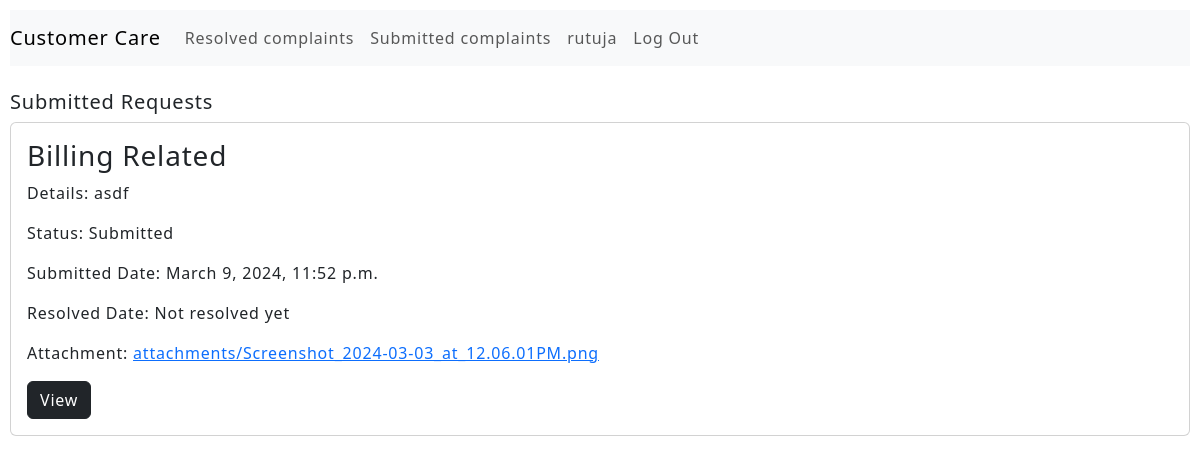
The page /submitted_requests (signed in) on the database its author committed.
### gas_service_app/models.py (models this page shows, shortened)
class ServiceRequest(models.Model):
    customer = models.ForeignKey(Customer, on_delete=models.CASCADE, related_name="service_request")
    request_type = models.CharField(max_length=100, choices=SERVICE_TYPES)
    details = models.TextField()
    attachment = models.FileField(upload_to='attachments', blank=True, null=True)
    status = models.CharField(max_length=20, choices=STATUS, default="Submitted")
    submitted_at = models.DateTimeField(auto_now_add=True)
    resolved_at = models.DateTimeField(null=True, blank=True)

### gas_service_app/decorators.py (the view)
        def wrapper_func(request, *args, **kwargs):
            group = None
            if request.user.groups.exists():
                group = request.user.groups.all()[0].name
            if group in allowed_roles:
                return view_func(request, *args, **kwargs)
            else:
                return HttpResponse('You are not authorized to access this page')

### gas_service_app/views.py (called while the page is built)
@login_required(login_url="first:login")
@allowed_users(allowed_roles=['customer'])
def submitted_requests(request):
    try:
        customer = Customer.objects.get(user=request.user)
        track = ServiceRequest.objects.filter(customer=customer, status="Submitted").order_by('-submitted_at')
        return render(request, 'gas_service_app/track_requests.html', {
            'requests' : track
        })
    except:
        return HttpResponse("Register your phone number")

### gas_service_app/templates/gas_service_app/track_requests.html
{% extends "gas_service_app/layout.html" %}
{% block body %}
<h5>Submitted Requests</h5>
{% for request in requests %}
  <div class="request card mb-3">
      <div class="card-body">
          <h3 class="card-title">{{ request.request_type }}</h3>
          <p class="card-text">Details: {{ request.details }}</p>
          <p class="card-text">Status: {{ request.status }}</p>
          <p class="card-text">Submitted Date: {{ request.submitted_at }}</p>
          <p class="card-text">Resolved Date: {{ request.resolved_at | default:"Not resolved yet" }}</p>
          {% if request.attachment %}
                <p class="card-text">Attachment: <a href="{{ request.attachment.url }}" target="_blank">{{ request.attachment.name }}</a></p>
          {% endif %}
          <a onclick="view_request( {{ request.id }} )" class="btn btn-dark"> View </a>
      </div>
  </div>
{% endfor %}
{% endblock %}

### gas_service_app/templates/gas_service_app/layout.html (shortened to what this page needs)
{% load static %}
<!DOCTYPE html>
<html lang="en">
    <head>
        <link href="{% static 'gas_service_app/styles.css' %}" rel="stylesheet">
        <link href="https://cdn.jsdelivr.net/npm/bootstrap@5.3.1/dist/css/bootstrap.min.css" rel="stylesheet">
    </head>
    <body>
        <nav id="navbar" class="navbar navbar-expand-lg navbar-light bg-light">
            <a class="navbar-brand" href="{% url 'first:index' %}">Customer Care</a>
            <div class="ml-auto">
              <ul class="navbar-nav ml-auto">
                {% if user.is_authenticated %}
                    <li class="nav-item">
                        <a class="nav-link" href="{% url 'first:resolved' %}">Resolved complaints</a>
                    </li>
                    <li class="nav-item">
                        <a class="nav-link" href="{% url 'first:request_tracking' %}">Submitted complaints</a>
                    </li>
                    <li class="nav-item">
                        <a class="nav-link">{{ user.username }}</a>
                    </li>
                    <li class="nav-item">
                        <a class="nav-link" href="{% url 'first:logout' %}">Log Out</a>
                    </li>
                {% endif %}
              </ul>
            </div>
          </nav>
        <br>
        <div class="body">
            {% block body %}
            {% endblock %}
        </div>
    </body>
</html>

### gas_service_app/static/gas_service_app/styles.css (style rules this page uses)
body { padding: 10px; font-family: 'Poppins', sans-serif; background-color: #ffffff; letter-spacing: 0.8px; }

### rows shown on the page
ServiceRequest: request_type "Billing Related", details "asdf", status "Submitted", submitted_at "March 9, 2024, 11:52 p.m.", resolved_at "Not resolved yet", attachment.name "attachments/Screenshot_2024-03-03_at_12.06.01PM.png"

### other values the page prints
{{ user.username }} "rutuja"
